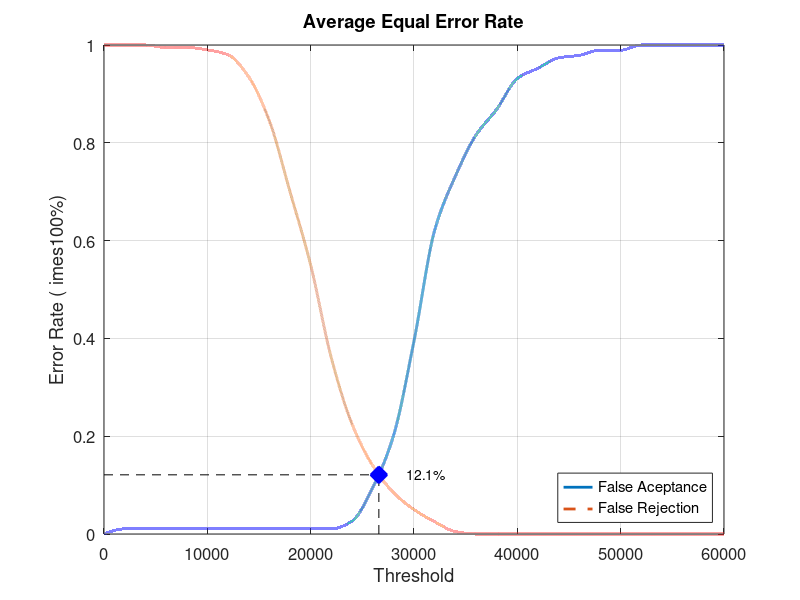
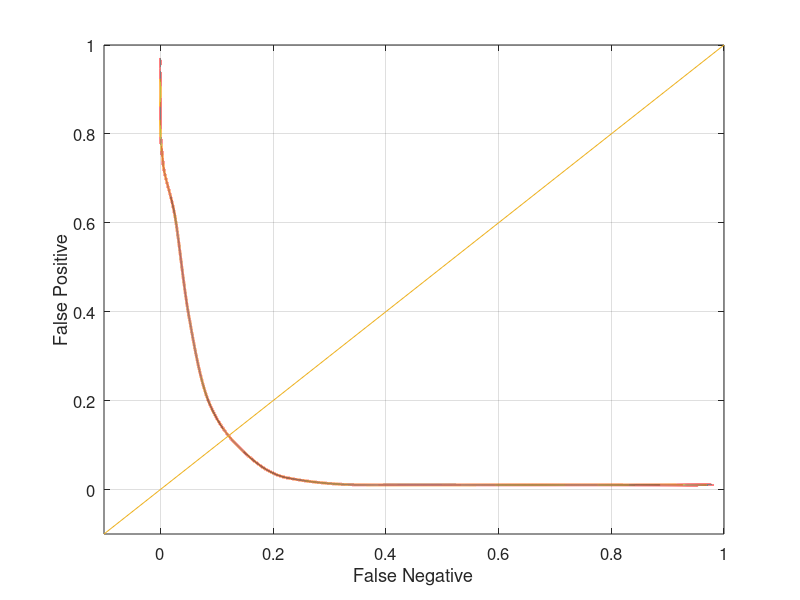

Here is the MATLAB script that generated these plots, in order:
close all;
clear;
clc;
x = 0:2000:60000;
xq = 0:0.5:60000;

y0 = [0 0.0105263 0.0105263 0.0105263 0.0105263 0.0105263 0.0105263 0.0105263 0.0105263 0.0105263 0.0105263 0.0105263 0.0263158 0.0947368 0.2 0.394737 0.621053 0.731579 0.815789 0.868421 0.931579 0.952632 0.973684 0.978947 0.989474 0.989474 1 1 1 1 1]
yy0 = interp1(x, y0, xq, 'pchip');
y1 = [1 1 1 0.995 0.995 0.99 0.98 0.935 0.845 0.7 0.55 0.36 0.225 0.14 0.085 0.05 0.025 0.005 0 0 0 0 0 0 0 0 0 0 0 0 0]
yy1 = interp1(x, y1, xq, 'pchip');

% Calculating EER: 
y2 = abs(y0 - y1);
find(y2 == min(y2))
yy2 = abs(yy0 - yy1);
xEER = find(yy2 == min(yy2));
xEERIndex = xq(xEER) % X-axis EER
yEER = yy0(xEER) % Y-axis EER

main = figure
plot(xq, yy0,'-','LineWidth', 2);	hold on
plot(xq, yy1,'--','LineWidth', 2);	hold on
plot([xEERIndex xEERIndex], [0 yEER], 'k--');	hold on
plot([0 xEERIndex], [yEER yEER], 'k--');	hold on
plot(xEERIndex, yEER, 'bx', 'LineWidth', 10);	hold on
text(xEERIndex + 10 * xEERIndex / 100, yEER, [num2str(round((10000 * yEER)) / 100) '%'])
legend('False Aceptance', 'False Rejection', 'Location', 'SouthEast')
xlabel('Threshold')
ylabel('Error Rate (	imes100%)')
title('Average Equal Error Rate')
set(gca, 'FontSize', 12)
axis([0 60000 0 1])
grid on

print(main, 'Database2_2Main', '-dpng');
FNRxFPR = figure('Color', [1 1 1]);
plot(yy1, yy0, '-', yy1, yy0, 'LineWidth', 2);
hold on
y = -0.1:0.1:1
plot(y, y); 
set(gca, 'FontSize', 12)
xlabel('False Negative')
ylabel('False Positive')
axis([-0.1 1 -0.1 1])
set(gca, 'FontSize', 12)
grid on

print(FNRxFPR, 'Database2_2FNRxFPR','-dpng');
